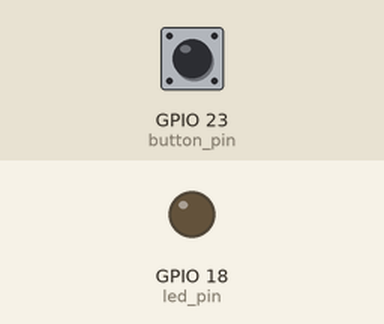
The program below on a simulated Raspberry Pi (BCM pin numbers). Parts: output pins drawn as LEDs (lit = HIGH). Inputs (shaded band) come from the test bench; at power-on: GPIO 23 (button_pin) LOW.

Above: at 1.2 s.
1.3 s: GPIO 23 (button_pin) pulled HIGH for 0.15 s
At 1.4 s:
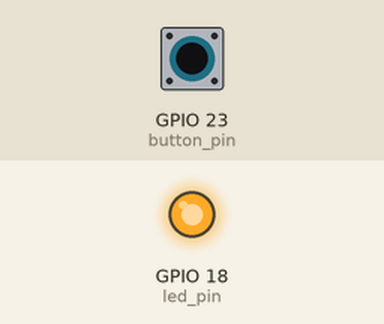
3.0 s: GPIO 23 (button_pin) pulled HIGH for 3.2 s
At 6.9 s:
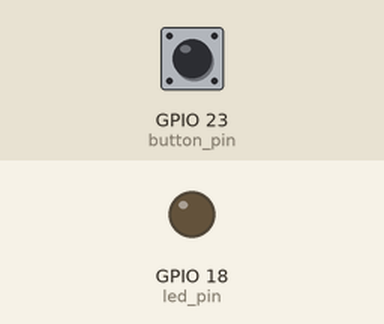
Timing chart, 0 to 8.4 s (numbered marks = the images above; inputs shaded):
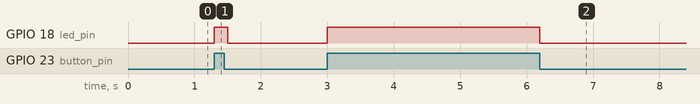

Measured:
- after the input at 1.3 s, GPIO 18 (led_pin): LOW → HIGH at once, → LOW 0.20 s later
- after the input at 3.0 s, GPIO 18 (led_pin): LOW → HIGH at once, → LOW 3.2 s later

The program:

Btn_Polling.py
```python
#!/usr/bin/python
import RPi.GPIO as GPIO
import time

# 사용할 GPIO 핀의 번호를 선정합니다.
button_pin = 23
led_pin = 18

# GPIO핀의 번호 모드 설정
GPIO.setmode(GPIO.BCM)

# 버튼 핀의 입력설정 , PULL DOWN 설정
GPIO.setup(button_pin, GPIO.IN, pull_up_down=GPIO.PUD_DOWN)
GPIO.setup(led_pin, GPIO.OUT)

try:
    while 1: #무한반복
        GPIO.output(led_pin,GPIO.input(button_pin)) # LED ON
        time.sleep(0.1) # 0.1초 딜레이
except KeyboardInterrupt:
    GPIO.cleanup()
```
